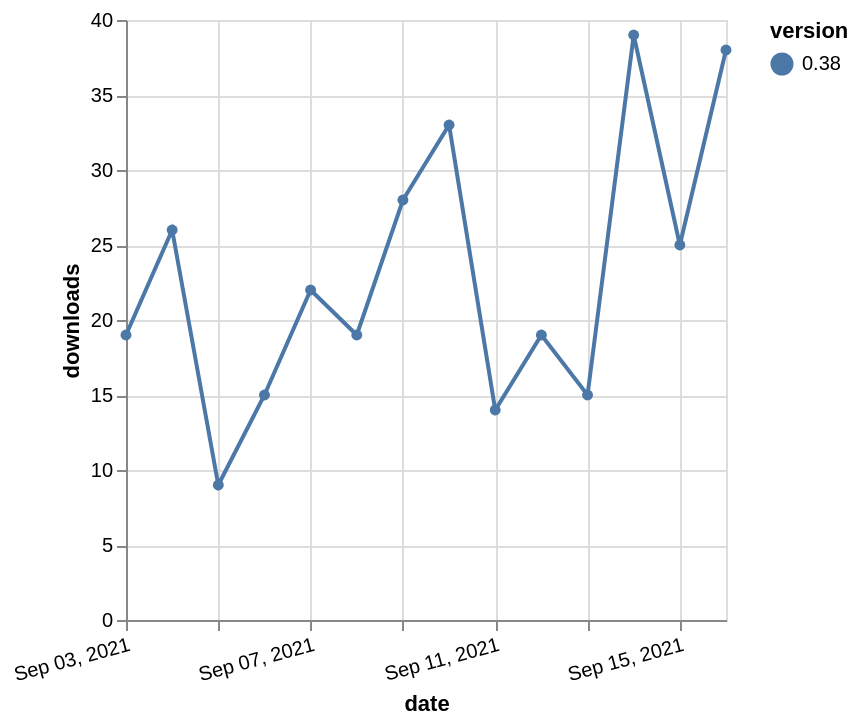

Write the Vega-Lite specification saved for this chart.
### Vega-Lite specification from a JSON file in a GitHub repository (floating-point values rounded to 4 significant figures)
{"$schema": "https://vega.github.io/schema/vega-lite/v5.json", "description": "A simple bar chart with embedded data.", "data": {"values": [{"date": "2021-09-03", "total": 53242, "delta": 19, "version": "0.38"}, {"date": "2021-09-04", "total": 53268, "delta": 26, "version": "0.38"}, {"date": "2021-09-05", "total": 53277, "delta": 9, "version": "0.38"}, {"date": "2021-09-06", "total": 53292, "delta": 15, "version": "0.38"}, {"date": "2021-09-07", "total": 53314, "delta": 22, "version": "0.38"}, {"date": "2021-09-08", "total": 53333, "delta": 19, "version": "0.38"}, {"date": "2021-09-09", "total": 53361, "delta": 28, "version": "0.38"}, {"date": "2021-09-10", "total": 53394, "delta": 33, "version": "0.38"}, {"date": "2021-09-11", "total": 53408, "delta": 14, "version": "0.38"}, {"date": "2021-09-12", "total": 53427, "delta": 19, "version": "0.38"}, {"date": "2021-09-13", "total": 53442, "delta": 15, "version": "0.38"}, {"date": "2021-09-14", "total": 53481, "delta": 39, "version": "0.38"}, {"date": "2021-09-15", "total": 53506, "delta": 25, "version": "0.38"}, {"date": "2021-09-16", "total": 53544, "delta": 38, "version": "0.38"}]}, "width": "container", "mark": {"type": "line", "point": {"filled": true}}, "encoding": {"x": {"field": "date", "type": "temporal", "timeUnit": "yearmonthdate", "title": "date", "axis": {"labelAngle": -15}}, "y": {"field": "delta", "type": "quantitative", "title": "downloads"}, "color": {"field": "version", "type": "nominal"}, "tooltip": {"field": "delta"}}}
